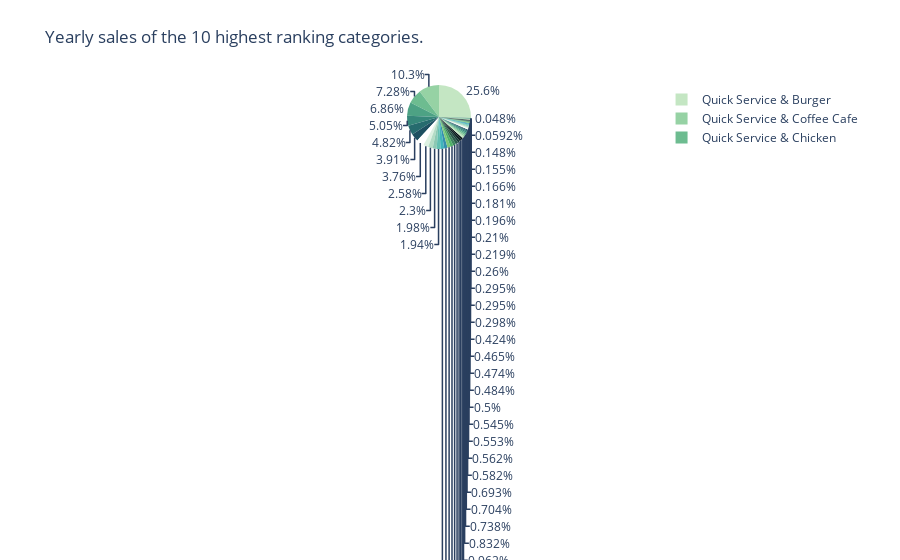

Source (notebook cell):
### Markdown cell above
Analyzing the categories.

### Code cell
cat_ranking=restaurants.groupby(["Segment_Category"]).sum("Sales").sort_values(by="Sales", ascending=False)
px.pie(cat_ranking, values="Sales", names=cat_ranking.index, title="Yearly sales of the 10 highest ranking categories.",
      color_discrete_sequence=px.colors.sequential.Blugrn)

### Figure 1 — Plotly figure (JSON) as saved in the notebook; plotly's stock layout.template omitted (floating-point values rounded to 4 significant figures)
{"data": [{"domain": {"x": [0, 1], "y": [0, 1]}, "hovertemplate": "Segment_Category=%{label}<br>Sales=%{value}<extra></extra>", "labels": ["Quick Service & Burger", "Quick Service & Coffee Cafe", "Quick Service & Chicken", "Quick Service & Pizza", "Casual Dining & Varied Menu", "Quick Service & Sandwich", "Quick Service & Mexican", "Family Dining & Family Style", "Casual Dining & Steak", "Fast Casual & Mexican", "Fast Casual & Sandwich", "Casual Dining & Italian/Pizza", "Fast Casual & Bakery Cafe", "Fast Casual & Chicken", "Casual Dining & Sports Bar", "Varied Menu", "Fast Casual & Asian/Noodle", "Quick Service & Frozen Desserts", "Mexican", "Fast Casual & Burger", "Casual Dining & Seafood", "Steak", "Pizza", "Family Style", "Burger", "Italian/Pizza", "Sandwich", "Quick Service & Family Casual", "Bakery Cafe", "Seafood", "Quick Service & Beverage", "Sports Bar", "BBQ", "Quick Service & Snack", "Chicken", "Coffee Cafe", "Frozen Desserts", "Casual Dining & Asian", "Family Casual", "Asian/Noodle", "Snack", "Asian", "Quick Service & Seafood", "Quick Service & Bakery Cafe", "Fast Casual & Pizza", "Fine Dining & Steak", "Healthy", "Ethnic"], "legendgroup": "", "name": "", "showlegend": true, "type": "pie", "values": [79384, 31889, 22619, 21316, 15686, 14965, 12143, 11677, 8014, 7159, 6154, 6022, 5890, 5216, 4973, 4610, 4479, 4375, 3396, 3318, 3077, 2989, 2585, 2292, 2187, 2152, 1807, 1746, 1717, 1692, 1552, 1505, 1472, 1446, 1318, 925, 918, 917, 807, 681, 652, 608, 561, 517, 483, 461, 184, 149]}], "layout": {"legend": {"tracegroupgap": 0}, "piecolorway": ["rgb(196, 230, 195)", "rgb(150, 210, 164)", "rgb(109, 188, 144)", "rgb(77, 162, 132)", "rgb(54, 135, 122)", "rgb(38, 107, 110)", "rgb(29, 79, 96)"], "title": {"text": "Yearly sales of the 10 highest ranking categories."}}}
